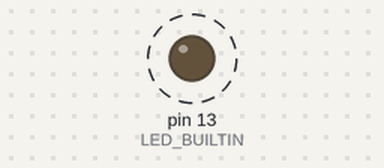
A sketch run on a simulated Arduino Uno, built with avr-gcc and run on an emulated ATmega328P. Parts: output pins drawn as LEDs (lit = HIGH). Dashed ring = blinking. What the sketch prints to the serial monitor is not drawn.

Above: at 6.1 s.
Timing chart, 0 to 9.8 s (numbered marks = the images above):
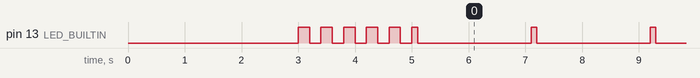

The sketch:

test_xbee_simple.ino
```cpp
// Ultra simple XBee test - NO sensors, NO GPS
// Just Arduino sending messages via Serial (XBee on TX/RX pins)

int counter = 0;

void setup() {
  // Initialize built-in LED for visual feedback
  pinMode(LED_BUILTIN, OUTPUT);

  // Serial = XBee on TX/RX pins
  Serial.begin(9600);

  // Wait for XBee to initialize
  delay(3000);

  // Blink LED to show we started
  for(int i = 0; i < 5; i++) {
    digitalWrite(LED_BUILTIN, HIGH);
    delay(200);
    digitalWrite(LED_BUILTIN, LOW);
    delay(200);
  }

  Serial.println("=== ARDUINO XBEE TEST ===");
  Serial.println("Starting transmission...");
}

void loop() {
  // Send simple message
  Serial.print("Message #");
  Serial.println(counter);

  // Blink LED each time we send
  digitalWrite(LED_BUILTIN, HIGH);
  delay(100);
  digitalWrite(LED_BUILTIN, LOW);

  counter++;

  // Send every 2 seconds
  delay(2000);
}
```

Measured:
- by itself, pin 13 (LED_BUILTIN): goes 4 × (LOW 0.20 s, HIGH 0.20 s), LOW 0.20 s, 59 × (HIGH 0.10 s, LOW 2.0 s), HIGH 0.10 s, then LOW
